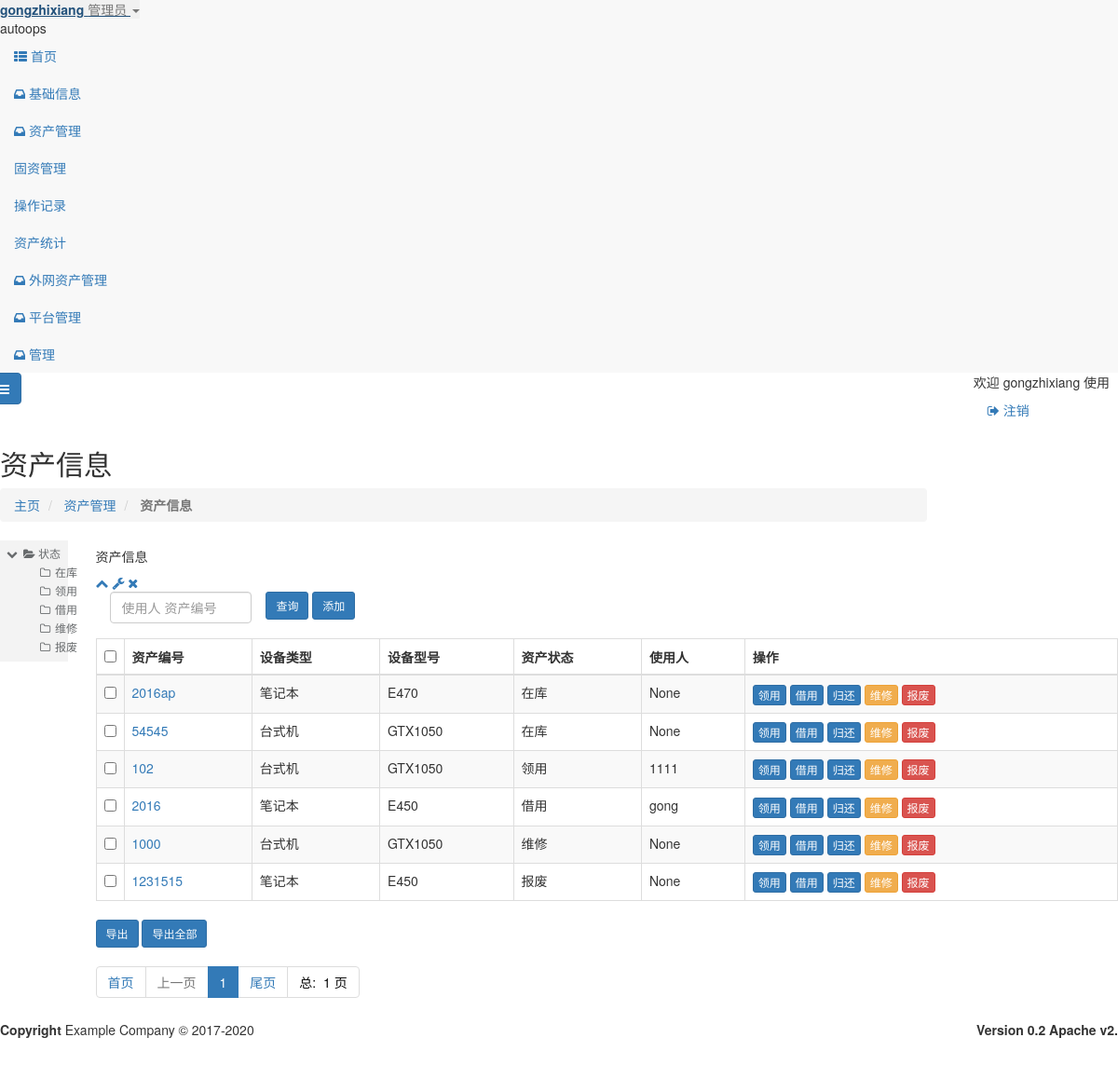
Page /asstes/assets.html (signed in) on the committed database.
### assets/models.py (models this page shows, shortened)
class assets(models.Model):
    uid = models.CharField(max_length=24,primary_key=True,verbose_name='资产编号',db_index=True)
    utype = models.ForeignKey(to=platform,on_delete=models.CASCADE,to_field='id',verbose_name='设备类型')
    usize = models.ForeignKey(to=platform_size,on_delete=models.CASCADE,to_field='id',verbose_name='设备型号')
    uconf = models.TextField(max_length=128,verbose_name='设备配置')
    active = models.ForeignKey(to=active,to_field='id',on_delete=models.CASCADE,verbose_name='状态',default=1)
    ctime = models.DateField(verbose_name='入库时间')
    user = models.CharField(verbose_name='使用人',max_length=24,db_index=True,null=True,blank=True)
    otime = models.DateField(verbose_name='领（借）用时间',null=True,blank=True)
    gtime = models.DateField(verbose_name='归还(报废)时间',null=True,blank=True)
    class Meta:
        db_table = "assets"
        verbose_name = "固定资产"
        verbose_name_plural = '固定资产'
        permissions = {
            ('read_assets', u"quit"
                            u"只读资产库"),
        }

class active(models.Model):
    name = models.CharField(max_length=24,verbose_name='状态',unique=True)
    class Meta:
        db_table = 'active'
        verbose_name = '资产状态'
        verbose_name_plural = verbose_name
    def __str__(self):
        return self.name

### base_info/models.py (models this page shows)
class platform(models.Model):
    id =models.AutoField(primary_key=True, blank=False, verbose_name='id')
    name = models.CharField(max_length=24, verbose_name='设备类型')
    class Meta:
        db_table = "platform"
        verbose_name = "设备类型"
        verbose_name_plural = '设备类型'
    def __str__(self):
        return self.name

class platform_size(models.Model):
    name = models.CharField(max_length=24,verbose_name='设备型号')
    platform = models.ForeignKey(verbose_name="设备型号",to=platform,to_field='id',on_delete=models.CASCADE)
    class Meta:
        db_table = "platform_size"
        verbose_name = "设备型号"
        verbose_name_plural = '设备型号'
    def __str__(self):
        return self.name

### assets/views.py (the view)
# urls.py: path('assets.html', views.AssetsList.as_view(), name='assets_list'),
class AssetsList(LoginRequiredMixin,ListView):
    template_name = 'assets/assets.html'
    model = assets
    context_object_name = 'assets_list'
    paginate_by = settings.DISPLAY_PER_PAGE
    ordering = ("active_id")
    def get_context_data(self, *, object_list=None, **kwargs):
        search_data = self.request.GET.copy()
        print(search_data)
        try:
            search_data.pop("page")
        except BaseException as e:
            pass
        context = {
            "search_data": search_data.urlencode(),
            "assets_class": 'active',
        }
        kwargs.update(context)
        return super().get_context_data(**kwargs)
    def get_queryset(self):
        if self.request.GET.get('name'):
            query = self.request.GET.get('name', None)
            print(query)
            try:
                queryset =super().get_queryset().filter(Q(user=query)|Q(uid=query)|Q(active_id=query)).order_by('active_id')
            except BaseException:
                queryset =super().get_queryset().filter(Q(user=query)).order_by('active_id')
        else:
            queryset = super().get_queryset()
        return queryset

### templates/assets/assets.html (shortened to what this page needs)
{% extends "base.html" %}
{% load  static %}
{% block header-css %}
    <link href="{% static 'css/plugins/ztree/awesomeStyle/awesome.css' %}" rel="stylesheet">
{% endblock %}
{% block page-content %}
    <div class="row wrapper border-bottom white-bg page-heading ">
        <div class="col-lg-10">
            <h2>资产信息</h2>
            <ol class="breadcrumb">
                <li>
                    <a href="{% url "index" %}">主页</a>
                </li>
                <li>
                    <a>资产管理</a>
                </li>
                <li class="active">
                    <strong>资产信息</strong>
                </li>
            </ol>
        </div>
        <div class="col-lg-2" id="split-left">
        </div>
    </div>
    <div class="wrapper wrapper-content animated fadeInRight">
        <div class="row">
            <div class="col-lg-1" id="split-left">
                <div class="ibox float-e-margins">
                    <div class="ibox-content mailbox-content" style="padding-top: 0">
                        <div class="file-manager ">
                            <div class="clearfix">
                                <div data-options="iconCls:'icon-save'" title="ztree事件">
                                    <ul id="ztree4" class="ztree"></ul>
                                </div>
                            </div>
                        </div>
                    </div>
                </div>
            </div>
            <div class="col-lg-11" id="split-right">
                <div class="ibox float-e-margins">
                    <div class="ibox-title">
                        <h5>资产信息</h5>
                        <div class="ibox-tools">
                            <a class="collapse-link">
                                <i class="fa fa-chevron-up"></i>
                            </a>
                            <a class="dropdown-toggle" data-toggle="dropdown" href="#">
                                <i class="fa fa-wrench"></i>
                            </a>
                            <a class="close-link">
                                <i class="fa fa-times"></i>
                            </a>
                        </div>
                    </div>
                    <div class="ibox-content">
                        <div class="table-responsive">
                            <form id="cha" class="form-horizontal" action="{% url 'assets:assets_list' %}" method="GET">
                                <div class="col-md-2"><input type="text" class="form-control" name="name"
                                                             placeholder="使用人 资产编号" ></div>
                                <button class="btn btn-sm btn-primary" type="submit">查询</button>
                                <a href="{% url  'assets:assets_add' %}" class=" btn btn-sm btn-primary ">
                                    添加</a>
                            </form>
                        <div>&nbsp;</div>
                            <form id="del_form_cmdb_all" class="form-horizontal  "
                                  action="{% url "cmdb:cmdb_export" %}" method="post">
                                <table class="table table-striped table-bordered table-hover dataTables-cmdb">
                                    <thead>
                                    <tr>
                                        <th width="20"><input type="checkbox" id="CheckedAll"></th>
                                        <th>资产编号</th>
                                        <th>设备类型</th>
                                        <th>设备型号</th>
                                        <th>资产状态</th>
                                        <th>使用人</th>
                                        <th>操作</th>
                                    </tr>
                                    </thead>
                                    <tbody>
                                    {% for   row   in   assets_list %}
                                        <tr class="gradeA" id="{{ row.id }}">
                                            <td><input type="checkbox" value="{{ row.uid }}" name="id"></td>
                                            <td class="center">
                                                <a href='{% url 'assets:assets_detail' row.uid %}'>{{ row.uid }}</a>
                                            </td>
                                            <td class="center">{{ row.utype }}</td>
                                            <td class="center">{{ row.usize }}</td>
                                            <td class="center">{{ row.active }}</td>
                                            <td class="center">{{ row.user }}</td>
                                            <td><a class="btn btn-primary  btn-xs "
                                                   href="{% url "assets:assets_update_g" pk=row.uid %} ">领用</a>
                                                <a class="btn btn-primary  btn-xs "
                                                   href="{% url "assets:assets_update_o" pk=row.uid %} ">借用</a>
                                                <a class="btn btn-primary  btn-xs " id="{{ row.uid  }}"
                                                   href="{% url "assets:assets_update_i" pk=row.uid %} ">归还</a>
                                                <a class="btn btn-warning  btn-xs "href="{% url "assets:assets_log" pk=row.uid %}">维修</a>
                                                <a class="btn  btn-danger btn-xs "
                                                   href="{% url "assets:assets_update_p" pk=row.uid %} ">报废</a>
                                            </td>
                                        </tr>
                                    {% endfor %}
                                    </tbody>
                                </table>
                                <button class="btn btn-sm btn-primary" type="submit">导出</button>
                                <a href="{% url "cmdb:cmdb_export" %}" class="btn btn-sm btn-primary ">导出全部</a>
                                <div>
                                    <ul class="pagination">
                                        <li><a href="{% url "assets:assets_list" %}?page=1">首页 </a></li>
                                        {% if  page_obj.has_previous %}
                                            <li>
                                                <a href="{% url "assets:assets_list" %}?page={{ page_obj.previous_page_number }}&{{ search_data }}">
                                                    上一页 </a></li>
                                        {% else %}
                                            <li class="disabled"><a> 上一页 </a></li>
                                        {% endif %}
                                        {% for p in paginator.page_range %}
                                            {% if  search_data %}
                                                {% if p == page_obj.number %}
                                                    <li class="active"><a
                                                            href="{% url "assets:assets_list" %}?page={{ p }}&{{ search_data }}"> {{ p }} </a>
                                                    </li>
                                                {% else %}
                                                    <li>
                                                        <a href="{% url "assets:assets_list" %}?page={{ p }}&{{ search_data }}"> {{ p }} </a>
                                                    </li>
                                                {% endif %}
                                            {% else %}
                                                {% if p == page_obj.number %}
                                                    <li class="active"><a
                                                            href="{% url "assets:assets_list" %}?page={{ p }}"> {{ p }} </a>
                                                    </li>
                                                {% else %}
                                                    <li>
                                                        <a href="{% url "assets:assets_list" %}?page={{ p }}"> {{ p }} </a>
                                                    </li>
                                                {% endif %}
                                            {% endif %}
                                        {% endfor %}
                                        <li>
                                            <a href="{% url "assets:assets_list" %}?page={{ page_obj.paginator.num_pages }}">尾页 </a>
                                        </li>
                                        <li><span
                                                style="color: #0a0a0a">总: &nbsp;{{ page_obj.paginator.num_pages }} 页 </span>
                                        </li>
                                    </ul>
                                </div>
                            </form>
                        </div>
                    </div>
                </div>
            </div>
        </div>
    </div>
{% endblock %}

### templates/_nav.html (shortened to what this page needs)
<nav class="navbar-default navbar-static-side  " role="navigation">
    <div class="sidebar-collapse">
        <ul class="nav metismenu" id="side-menu">
            <li class="nav-header">
                <div class="dropdown profile-element">
                    <a data-toggle="dropdown" class="dropdown-toggle" href="#">
                            <span class="clear"> <span class="block m-t-xs"> <strong
                                    class="font-bold">{{ user }}</strong>
                             </span> <span class="text-muted text-xs block">
                                {% ifequal  user.is_superuser  1 %}
                                    管理员 {% else %} 普通用户 {% endifequal %}
                                <b class="caret"></b></span> </span>
                    </a>
                </div>
                <div class="logo-element">
                    autoops
                </div>
            </li>
            <li>
                <a href="{% url "index" %}"><i class="fa fa-th-list"></i> <span class="nav-label">首页</span>
                </a>
            </li>
            <li class="{{ base_info_class }}">
                <a href="#"><i class="fa fa-inbox"></i> <span class="nav-label">基础信息</span>
                    </a>
            </li>
                    <li class="{{ assets_class }}">
                <a href="#"><i class="fa fa-inbox"></i> <span class="nav-label">资产管理</span>
                    </a>
                <ul class="nav nav-second-level">
                    <li ><a href="{% url "assets:assets_list" %}">固资管理</a></li>
                    <li ><a href="{% url "tb_log:tb_log_list" %}">操作记录</a></li>
                    <li ><a href="{% url "assets:assets_list" %}">资产统计</a></li>
                </ul>
            </li>
            <li class="{{ cmdb_class }}">
                <a href="#"><i class="fa fa-inbox"></i> <span class="nav-label">外网资产管理</span>
                    </a>
            </li>
            <li class="{{ platform_class }}">
                <a href="#"><i class="fa fa-inbox"></i> <span class="nav-label">平台管理</span>
                    </a>
            </li>
            <li>
                <a href="#"><i class="fa fa-inbox"></i> <span class="nav-label">管理</span>
                    </a>
            </li>
        </ul>
    </div>
</nav>

### templates/_navbar-static-top.html
<div class="row border-bottom">
            <nav class="navbar navbar-static-top" role="navigation" style="margin-bottom: 0">
                <div class="navbar-header">
                    <a class="navbar-minimalize minimalize-styl-2 btn btn-primary " href="#"><i class="fa fa-bars"></i> </a>
                </div>
                <ul class="nav navbar-top-links navbar-right">
                    欢迎 {{  user  }} 使用   &nbsp; &nbsp; &nbsp; &nbsp; &nbsp;
                    <li>
                        <a href="">
                            <i class="fa fa-sign-out"></i> 注销
                        </a>
                    </li>
                </ul>
            </nav>
        </div>

### rows in the picture
assets: uid "2016ap", utype "笔记本", usize "E470", active "在库", user "None"
assets: uid "54545", utype "台式机", usize "GTX1050", active "在库", user "None"
assets: uid "102", utype "台式机", usize "GTX1050", active "领用", user "1111"
assets: uid "2016", utype "笔记本", usize "E450", active "借用", user "gong"
assets: uid "1000", utype "台式机", usize "GTX1050", active "维修", user "None"
assets: uid "1231515", utype "笔记本", usize "E450", active "报废", user "None"

### other values in the picture
{{ user }} "gongzhixiang"
{{ p }} "1"
{{ page_obj.paginator.num_pages }} "1"
